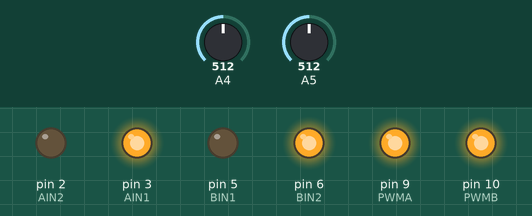
The sketch below on a simulated Arduino Uno, built with avr-gcc and run on an emulated ATmega328P. Parts: output pins drawn as LEDs (lit = HIGH). The inputs (shaded band) are chosen by the test bench; at power-on: A4 = 512, A5 = 512.

Above: at 1.2 s.
1.3 s: A4 set to 313
2.8 s: A4 set to 283
At 3.3 s:
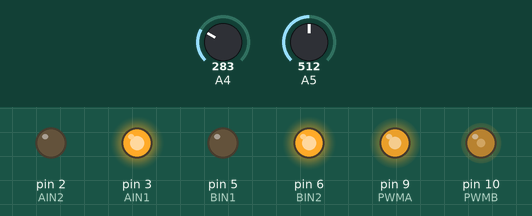
4.3 s: A4 set to 306
At 5.5 s:
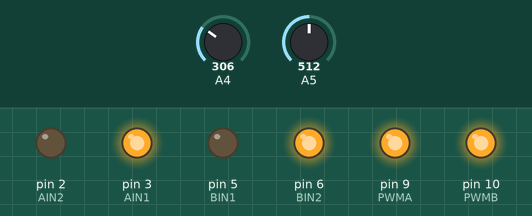
5.8 s: A5 set to 311
7.3 s: A5 set to 288
At 7.9 s:
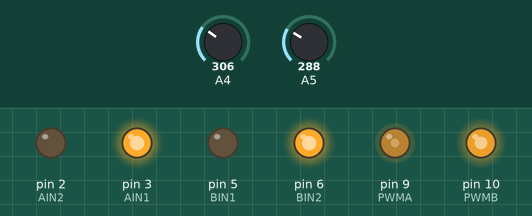
8.8 s: A5 set to 306
At 10.2 s:
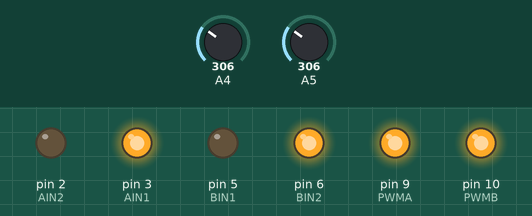
Timing chart, 0 to 11.3 s (numbered marks = the images above; inputs shaded):
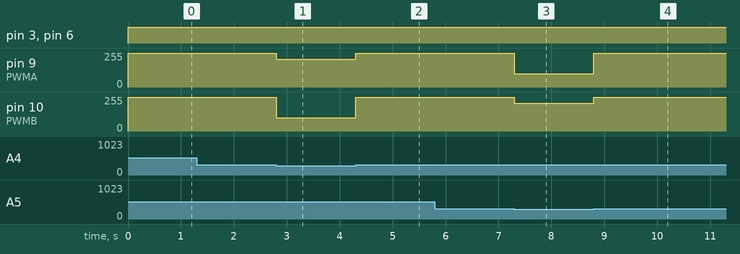

The sketch:

sketch_feb03b.ino
```cpp
#define PWMA 9     //задаем значение
#define PWMB 10
#define AIN1 3
#define AIN2 2
#define BIN1 5
#define BIN2 6


void setup() {

 pinMode ( PWMA, OUTPUT);
 pinMode ( PWMB, OUTPUT);
 pinMode ( AIN1, OUTPUT);
 pinMode ( AIN2, OUTPUT);
 pinMode ( BIN1, OUTPUT);
 pinMode ( BIN2, OUTPUT);

Serial.begin(9600);
}

void loop() {

 if ((analogRead(A4)) > 300)
  {
    digitalWrite (AIN1, 1);
    digitalWrite (AIN2, 0);
    analogWrite (PWMA, 255);
  }
  else {
    while((analogRead(A4)) < 300){
    digitalWrite (AIN1, 1);
    digitalWrite (AIN2, 0);
    analogWrite (PWMA, 210);

    digitalWrite (BIN1, 0);
    digitalWrite (BIN2, 1);
    analogWrite (PWMB, 100);
    }
}
     if ((analogRead(A5)) > 300)
  {
    digitalWrite (BIN1, 0);
    digitalWrite (BIN2, 1);
    analogWrite (PWMB, 255);
  }
  else {
    while((analogRead(A5)) < 300){
    digitalWrite (AIN1, 1);
    digitalWrite (AIN2, 0);
    analogWrite (PWMA, 100);

    digitalWrite (BIN1, 0);
    digitalWrite (BIN2, 1);
    analogWrite (PWMB, 210);
    }
  }
}
```

Measured:
- the behaviour switches between 300 and 299 on A4 (found by bisection; images 0 and 1)
- the behaviour switches between 300 and 299 on A5 (found by bisection; images 2 and 3)
- after the input at 1.3 s, every drawn part: stays the same
- after the input at 2.8 s, pin 9 (PWMA): 255/255 → 210/255 at once; pin 10 (PWMB): 255/255 → 100/255 at once
- after the input at 4.3 s, pin 9 (PWMA): 210/255 → 255/255 at once; pin 10 (PWMB): 100/255 → 255/255 at once
- after the input at 5.8 s, every drawn part: stays the same
- after the input at 7.3 s, pin 9 (PWMA): 255/255 → 100/255 at once; pin 10 (PWMB): 255/255 → 210/255 at once
- after the input at 8.8 s, pin 9 (PWMA): 100/255 → 255/255 at once; pin 10 (PWMB): 210/255 → 255/255 at once
